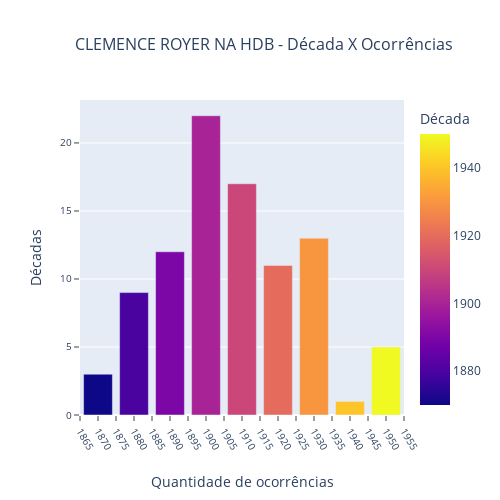

This figure's notebook cell:
### Code cell
# create a bar chart with the df6 dataframe
fig = px.bar(df6, x='Década', y='quant_oco_ano', color= 'Década', height=500, width=500,
                 hover_data=[df6['Década'], df6['quant_oco_ano']],
                 title=f'{output_file} - Década X Ocorrências',
                 )

fig.update_layout(
    autosize=True,
    hovermode="closest",
    legend=dict(orientation="v"),
    showlegend=False,
    xaxis=dict(title="Quantidade de ocorrências"),
    yaxis=dict(title="Décadas"),
    title_font_size=16,
    title_pad=dict(l=50, r=0, t=0, b=0),
)
# update xaxes
fig.update_xaxes(
        tickangle = 60,
        title_standoff = 25,
        nticks=20, tickfont_size=10,
        ticks="outside", tickwidth=1,
        ticklen=5,
        )
fig.update_yaxes(
        tickfont_size=10,
        ticks="outside", tickwidth=1,
        ticklen=5,
        )
fig.show()
#save the figure as a html and png file
fig.write_html(f'{output_file}_decades_bar.html')
fig.write_image(f'{output_file}_decades_bar.png')

### Figure 1 — Plotly figure (JSON) as saved in the notebook; plotly's stock layout.template omitted (floating-point values rounded to 4 significant figures)
{"data": [{"alignmentgroup": "True", "hovertemplate": "Década=%{marker.color}<br>quant_oco_ano=%{y}<extra></extra>", "legendgroup": "", "marker": {"color": [1870, 1880, 1890, 1900, 1910, 1920, 1930, 1940, 1950], "coloraxis": "coloraxis", "pattern": {"shape": ""}}, "name": "", "offsetgroup": "", "orientation": "v", "showlegend": false, "textposition": "auto", "type": "bar", "x": [1870, 1880, 1890, 1900, 1910, 1920, 1930, 1940, 1950], "xaxis": "x", "y": [3, 9, 12, 22, 17, 11, 13, 1, 5], "yaxis": "y"}], "layout": {"autosize": true, "barmode": "relative", "coloraxis": {"colorbar": {"title": {"text": "Década"}}, "colorscale": [[0, "#0d0887"], [0.1111, "#46039f"], [0.2222, "#7201a8"], [0.3333, "#9c179e"], [0.4444, "#bd3786"], [0.5556, "#d8576b"], [0.6667, "#ed7953"], [0.7778, "#fb9f3a"], [0.8889, "#fdca26"], [1, "#f0f921"]]}, "height": 500, "hovermode": "closest", "legend": {"orientation": "v", "tracegroupgap": 0}, "showlegend": false, "title": {"font": {"size": 16}, "pad": {"b": 0, "l": 50, "r": 0, "t": 0}, "text": "CLEMENCE ROYER NA HDB - Década X Ocorrências"}, "width": 500, "xaxis": {"anchor": "y", "domain": [0, 1], "nticks": 20, "tickangle": 60, "tickfont": {"size": 10}, "ticklen": 5, "ticks": "outside", "tickwidth": 1, "title": {"standoff": 25, "text": "Quantidade de ocorrências"}}, "yaxis": {"anchor": "x", "domain": [0, 1], "tickfont": {"size": 10}, "ticklen": 5, "ticks": "outside", "tickwidth": 1, "title": {"text": "Décadas"}}}}
